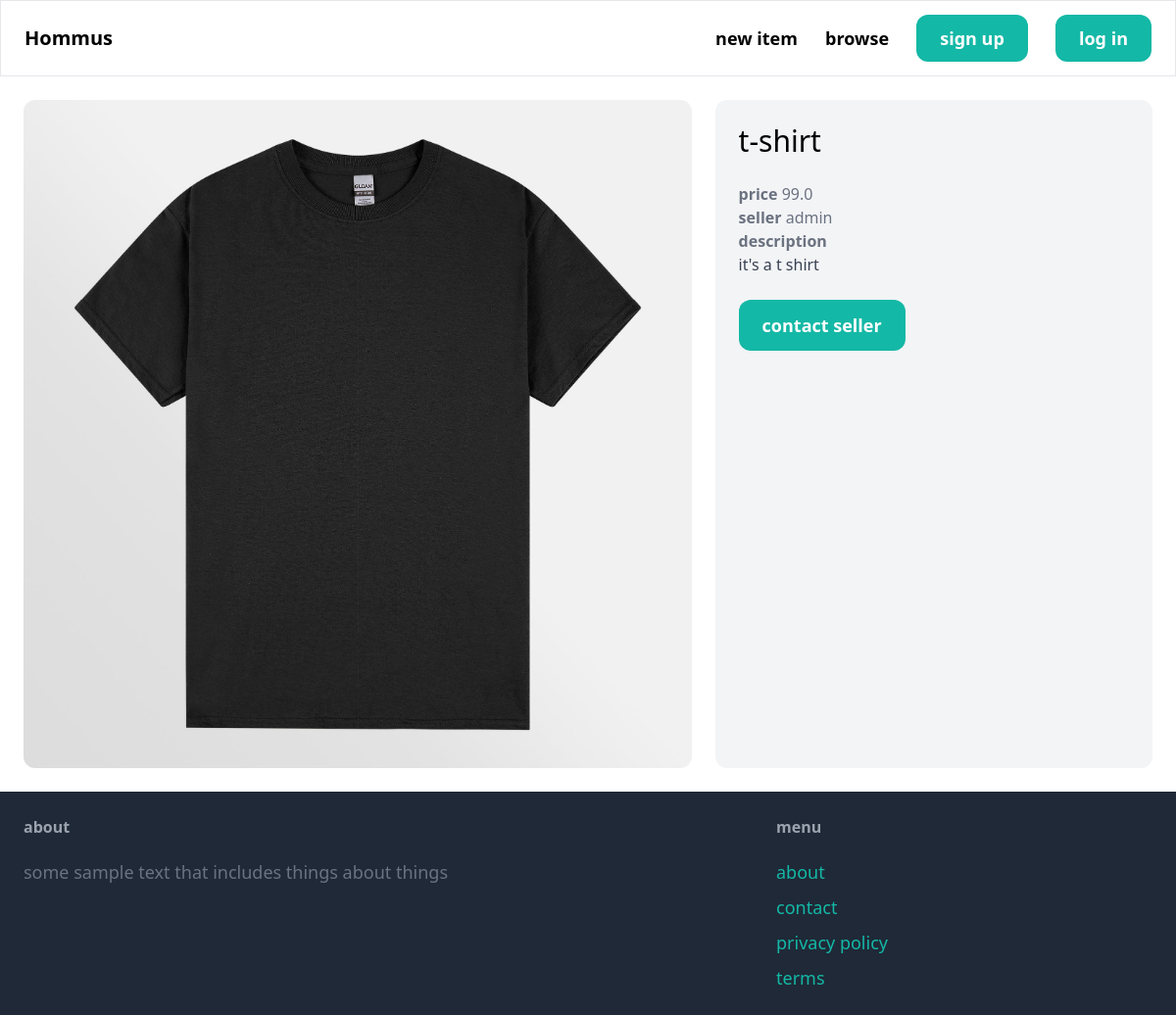
The app's page /items/1/, older data.
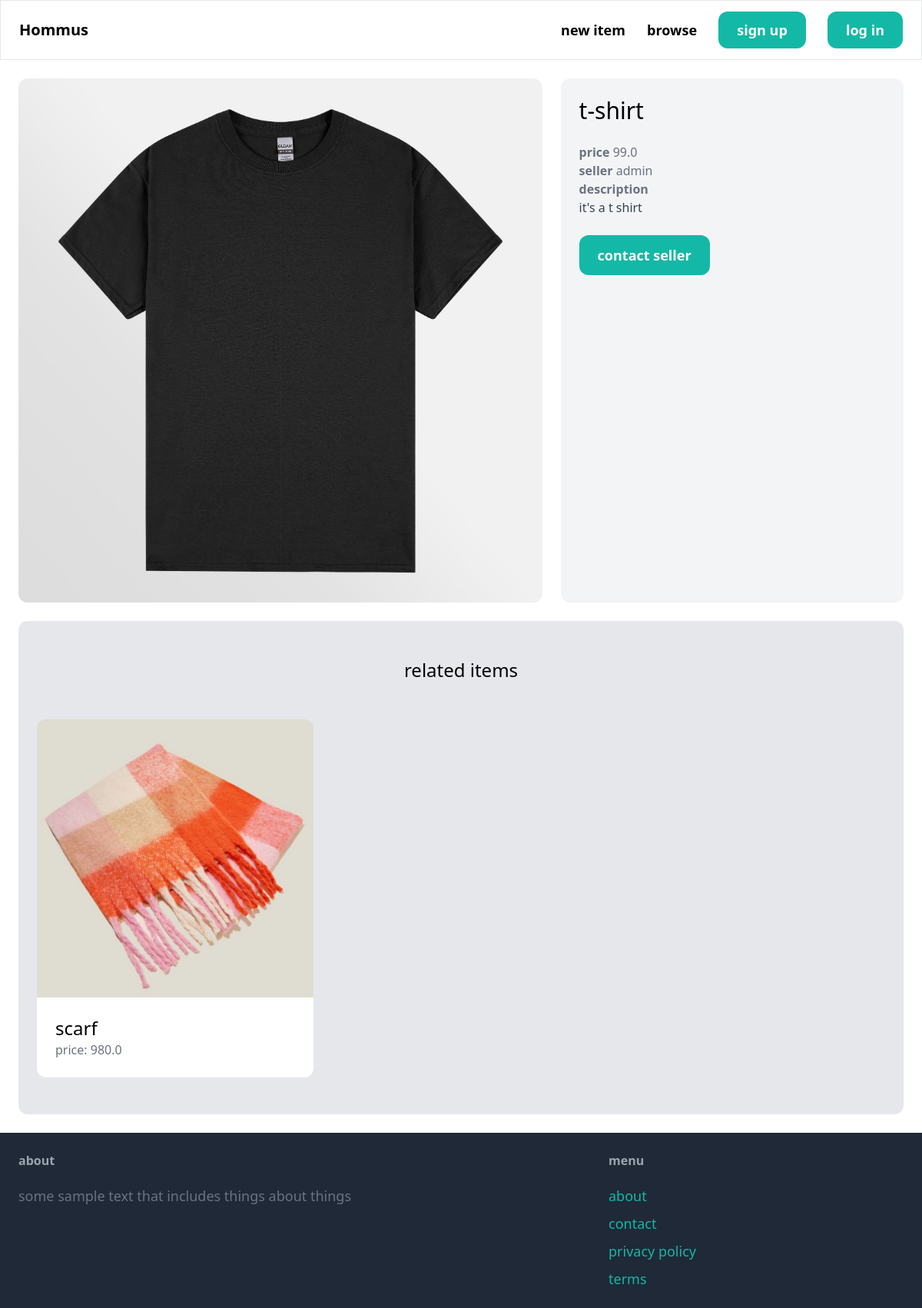
The same page, newer data.
### item/models.py (models this page shows, shortened)
class Item(models.Model):
    category = models.ForeignKey(Category, related_name='items', on_delete=models.CASCADE)
    name = models.CharField(max_length=255)
    description = models.TextField(blank=True,null=True)
    price = models.FloatField()
    image = models.ImageField(upload_to='item_images', blank=True, null=True)
    is_sold = models.BooleanField(default=False)
    created_by = models.ForeignKey(User, related_name='items', on_delete=models.CASCADE)
    created_at = models.DateTimeField(auto_now_add=True)

### item/views.py (the view)
# urls.py: path('<int:pk>/', views.detail, name='detail')
def detail(request, pk):
    item = get_object_or_404(Item, pk=pk)
    related_items = Item.objects.filter(category=item.category, is_sold=False).exclude(pk=pk)[0:3]
    return render(request, 'item/detail.html', {
        'item': item,
        'related_items': related_items
    })

### item/templates/item/detail.html (shortened to what this page needs)
{% extends "core/base.html" %}
{% block content %}
    <div class="grid grid-cols-5 gap-6">
        <div class="col-span-3">
            <img src="{{ item.image.url }}" class="rounded-xl">
        </div>
        <div class="col-span-2 p-6 bg-gray-100 rounded-xl">
            <h1 class="mb-6 text-3xl">{{ item.name }}</h1>
            <p class="text-gray-500"><strong>price</strong> {{ item.price }}</p>
            <p class="text-gray-500"><strong>seller</strong> {{ item.created_by }}</p>
            {% if item.description %}
                <p class="text-gray-700">
                    <strong class="text-gray-500">description</strong> <br>
                    {{ item.description }}
                </p>
            {% endif %}
            <a href="#" class="inline-block mt-6 px-6 py-3 text-lg font-semibold bg-teal-500 text-white rounded-xl hover:bg-teal-700">contact seller</a>
        </div>
    </div>
    {% if related_items %}
    <div class="mt-6 px-6 py-12 bg-gray-200 rounded-xl">
        <h2 class="mb-12 text-2xl text-center">related items</h2>
        <div class="grid grid-cols-3 gap-3">
            {% for item in related_items %}
                <div>
                    <a href="{% url "item:detail" item.id %}">
                        <div>
                            <img src="{{ item.image.url }}" class="rounded-t-xl">
                        </div>
                        <div class="p-6 bg-white rounded-b-xl">
                            <h2 class="text-2xl">{{ item.name }}</h2>
                            <p class="text-gray-500">price: {{ item.price }}</p>
                        </div>
                    </a>
                </div>
            {% endfor %}
        </div>
    </div>
    {% endif %}
{% endblock content %}

Row changes from the older to the newer data that the page shows:
added Item: image (picture), name "scarf", price "980.0"
Text that changed along with them:
text now shown: "related items"
